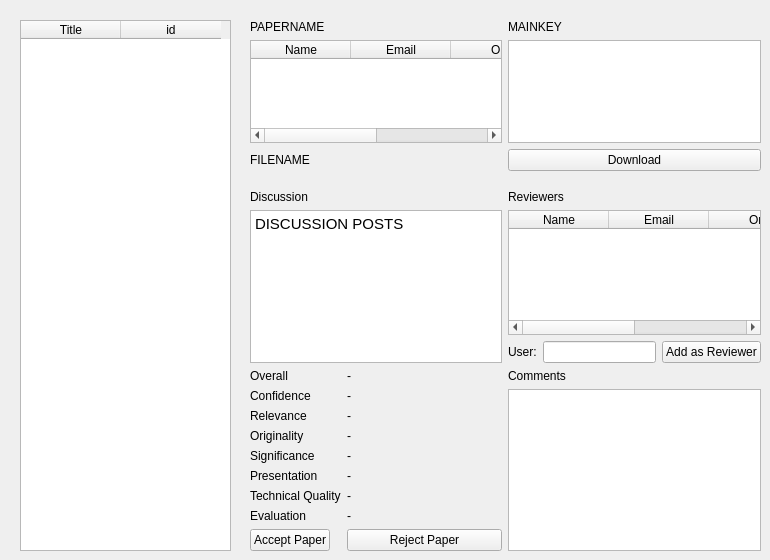
      <widget class="QWidget" name="papersTab">
       <attribute name="title">
        <string>Paper Management</string>
       </attribute>
       <widget class="QTableWidget" name="papersTable">
        <property name="geometry">
         <rect>
          <x>20</x>
          <y>20</y>
          <width>211</width>
          <height>531</height>
         </rect>
        </property>
        <column>
         <property name="text">
          <string>Title</string>
         </property>
        </column>
        <column>
         <property name="text">
          <string notr="true">id</string>
         </property>
         <property name="toolTip">
          <string notr="true"/>
         </property>
        </column>
       </widget>
       <widget class="QWidget" name="gridLayoutWidget_6">
        <property name="geometry">
         <rect>
          <x>250</x>
          <y>20</y>
          <width>511</width>
          <height>151</height>
         </rect>
        </property>
        <layout class="QGridLayout" name="gridLayout_6">
         <item row="0" column="0">
          <widget class="QLabel" name="paperName_4">
           <property name="text">
            <string>PAPERNAME</string>
           </property>
          </widget>
         </item>
         <item row="2" column="0">
          <widget class="QLabel" name="fileName_3">
           <property name="text">
            <string>FILENAME</string>
           </property>
          </widget>
         </item>
         <item row="2" column="1">
          <widget class="QPushButton" name="downloadChair">
           <property name="text">
            <string>Download</string>
           </property>
          </widget>
         </item>
         <item row="0" column="1">
          <widget class="QLabel" name="mainKey_4">
           <property name="text">
            <string>MAINKEY</string>
           </property>
          </widget>
         </item>
         <item row="1" column="0">
          <widget class="QTableWidget" name="authorsTableMng">
           <column>
            <property name="text">
             <string>Name</string>
            </property>
           </column>
           <column>
            <property name="text">
             <string>Email</string>
            </property>
           </column>
           <column>
            <property name="text">
             <string>Org</string>
            </property>
           </column>
           <column>
            <property name="text">
             <string>Phone</string>
            </property>
           </column>
          </widget>
         </item>
         <item row="1" column="1">
          <widget class="QListWidget" name="paperKeyListMng"/>
         </item>
        </layout>
       </widget>
       <widget class="QWidget" name="verticalLayoutWidget_11">
        <property name="geometry">
         <rect>
          <x>250</x>
          <y>190</y>
          <width>511</width>
          <height>361</height>
         </rect>
        </property>
        <layout class="QVBoxLayout" name="verticalLayout_12">
         <item>
          <layout class="QGridLayout" name="gridLayout_7">
           <item row="0" column="0">
            <widget class="QLabel" name="discussionLabel_3">
             <property name="text">
              <string>Discussion</string>
             </property>
            </widget>
           </item>
           <item row="1" column="0">
            <widget class="QTextBrowser" name="discussionBody_3">
             <property name="html">
              <string>&lt;!DOCTYPE HTML PUBLIC &quot;-//W3C//DTD HTML 4.0//EN&quot; &quot;http://www.w3.org/TR/REC-html40/strict.dtd&quot;&gt;
&lt;html&gt;&lt;head&gt;&lt;meta name=&quot;qrichtext&quot; content=&quot;1&quot; /&gt;&lt;style type=&quot;text/css&quot;&gt;
p, li { white-space: pre-wrap; }
&lt;/style&gt;&lt;/head&gt;&lt;body style=&quot; font-family:'MS Shell Dlg 2'; font-size:8.25pt; font-weight:400; font-style:normal;&quot;&gt;
&lt;p style=&quot; margin-top:0px; margin-bottom:0px; margin-left:0px; margin-right:0px; -qt-block-indent:0; text-indent:0px;&quot;&gt;&lt;span style=&quot; font-family:'Ubuntu'; font-size:11pt;&quot;&gt;DISCUSSION POSTS&lt;/span&gt;&lt;/p&gt;&lt;/body&gt;&lt;/html&gt;</string>
             </property>
            </widget>
           </item>
           <item row="1" column="1">
            <layout class="QVBoxLayout" name="verticalLayout_5">
             <item>
              <widget class="QTableWidget" name="reviewersTable">
               <column>
                <property name="text">
                 <string>Name</string>
                </property>
               </column>
               <column>
                <property name="text">
                 <string>Email</string>
                </property>
               </column>
               <column>
                <property name="text">
                 <string>Org</string>
                </property>
               </column>
               <column>
                <property name="text">
                 <string>Phone</string>
                </property>
               </column>
              </widget>
             </item>
             <item>
              <layout class="QHBoxLayout" name="horizontalLayout_9">
               <item>
                <widget class="QLabel" name="label_5">
                 <property name="text">
                  <string>User:</string>
                 </property>
                </widget>
               </item>
               <item>
                <widget class="QLineEdit" name="toReview_2"/>
               </item>
               <item>
                <widget class="QPushButton" name="addAsReviewer_2">
                 <property name="text">
                  <string>Add as Reviewer</string>
                 </property>
                </widget>
               </item>
              </layout>
             </item>
            </layout>
           </item>
           <item row="0" column="1">
            <widget class="QLabel" name="label_6">
             <property name="text">
              <string>Reviewers</string>
             </property>
            </widget>
           </item>
           <item row="2" column="1">
            <layout class="QVBoxLayout" name="verticalLayout_13">
             <item>
              <widget class="QLabel" name="label_41">
               <property name="text">
                <string>Comments</string>
               </property>
              </widget>
             </item>
             <item>
              <widget class="QTextBrowser" name="commentsBrowser"/>
             </item>
            </layout>
           </item>
           <item row="2" column="0">
            <layout class="QFormLayout" name="formLayout">
             <property name="fieldGrowthPolicy">
              <enum>QFormLayout::AllNonFixedFieldsGrow</enum>
             </property>
             <item row="0" column="0">
              <widget class="QLabel" name="label_24">
               <property name="text">
                <string>Overall</string>
               </property>
              </widget>
             </item>
             <item row="0" column="1">
              <widget class="QLabel" name="overallScore">
               <property name="text">
                <string>-</string>
               </property>
              </widget>
             </item>
             <item row="1" column="0">
              <widget class="QLabel" name="label_27">
               <property name="text">
                <string>Confidence</string>
               </property>
              </widget>
             </item>
             <item row="1" column="1">
              <widget class="QLabel" name="confidenceScore">
               <property name="text">
                <string>-</string>
               </property>
              </widget>
             </item>
             <item row="2" column="0">
              <widget class="QLabel" name="label_29">
               <property name="text">
                <string>Relevance</string>
               </property>
              </widget>
             </item>
             <item row="2" column="1">
              <widget class="QLabel" name="relevanceScore">
               <property name="text">
                <string>-</string>
               </property>
              </widget>
             </item>
             <item row="3" column="0">
              <widget class="QLabel" name="label_31">
               <property name="text">
                <string>Originality</string>
               </property>
              </widget>
             </item>
             <item row="3" column="1">
              <widget class="QLabel" name="originalityScore">
               <property name="text">
                <string>-</string>
               </property>
              </widget>
             </item>
             <item row="4" column="0">
              <widget class="QLabel" name="label_33">
               <property name="text">
                <string>Significance</string>
               </property>
              </widget>
             </item>
             <item row="4" column="1">
              <widget class="QLabel" name="significanceScore">
               <property name="text">
                <string>-</string>
               </property>
              </widget>
             </item>
             <item row="5" column="0">
              <widget class="QLabel" name="label_35">
               <property name="text">
                <string>Presentation</string>
               </property>
              </widget>
             </item>
             <item row="5" column="1">
              <widget class="QLabel" name="presentationScore">
               <property name="text">
                <string>-</string>
               </property>
              </widget>
             </item>
             <item row="6" column="0">
              <widget class="QLabel" name="label_37">
               <property name="text">
                <string>Technical Quality</string>
               </property>
              </widget>
             </item>
             <item row="6" column="1">
              <widget class="QLabel" name="techqualScore">
               <property name="text">
                <string>-</string>
               </property>
              </widget>
             </item>
             <item row="7" column="0">
              <widget class="QLabel" name="label_39">
               <property name="text">
                <string>Evaluation</string>
               </property>
              </widget>
             </item>
             <item row="7" column="1">
              <widget class="QLabel" name="evaluationScore">
               <property name="text">
                <string>-</string>
               </property>
              </widget>
             </item>
             <item row="8" column="0">
              <widget class="QPushButton" name="acceptPaper">
               <property name="text">
                <string>Accept Paper</string>
               </property>
              </widget>
             </item>
             <item row="8" column="1">
              <widget class="QPushButton" name="rejectPaper">
               <property name="text">
                <string>Reject Paper</string>
               </property>
              </widget>
             </item>
            </layout>
           </item>
          </layout>
         </item>
        </layout>
       </widget>
      </widget>
